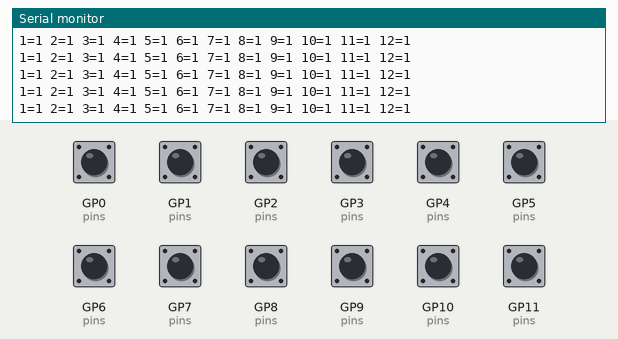
Bench run of a sketch on a simulated Raspberry Pi Pico. Parts: the last lines printed to the serial monitor. Inputs (shaded band) come from the test bench; at power-on: GP0 (pins), GP1 (pins), GP2 (pins), GP3 (pins), GP4 (pins), GP5 (pins), GP6 (pins), GP7 (pins), GP8 (pins), GP9 (pins), GP10 (pins), GP11 (pins) HIGH.

Above: at 1.2 s.
1.3 s: GP0 (pins) pulled LOW for 0.15 s
At 1.33 s:
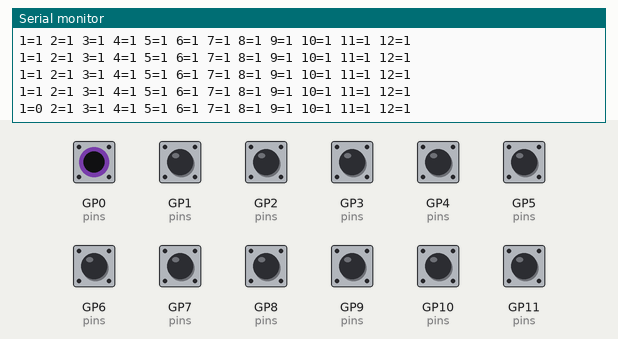
2.9 s: GP1 (pins) pulled LOW for 0.15 s
At 2.94 s:
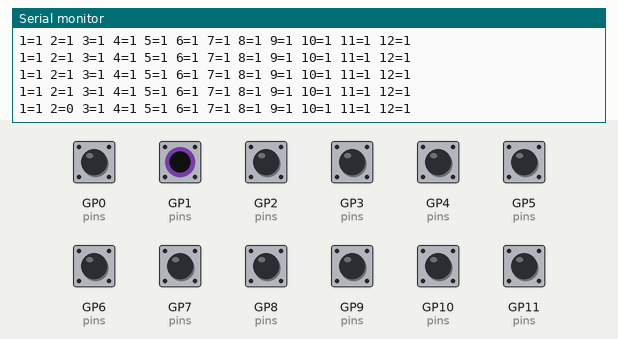
4.5 s: GP2 (pins) pulled LOW for 0.15 s
At 4.55 s:
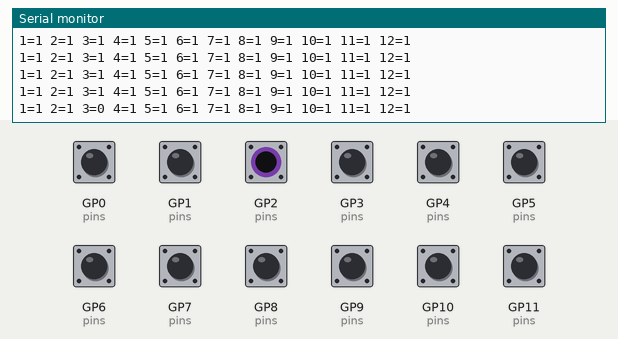
6.1 s: GP3 (pins) pulled LOW for 0.15 s
At 6.16 s:
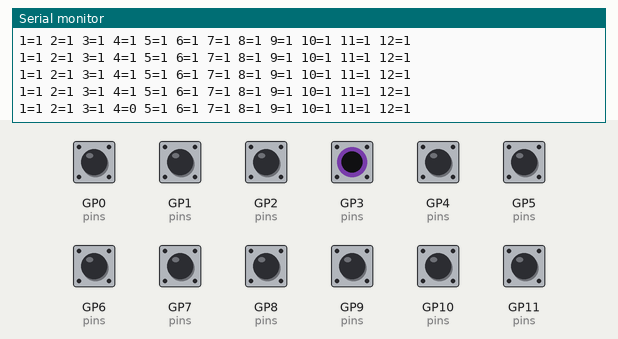
7.7 s: GP4 (pins) pulled LOW for 0.15 s
At 7.73 s:
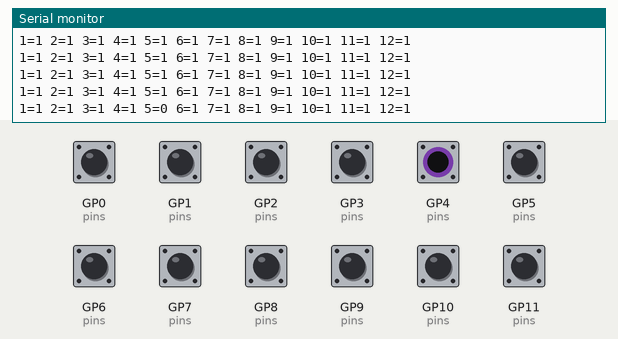
9.3 s: GP5 (pins) pulled LOW for 0.15 s
At 9.34 s:
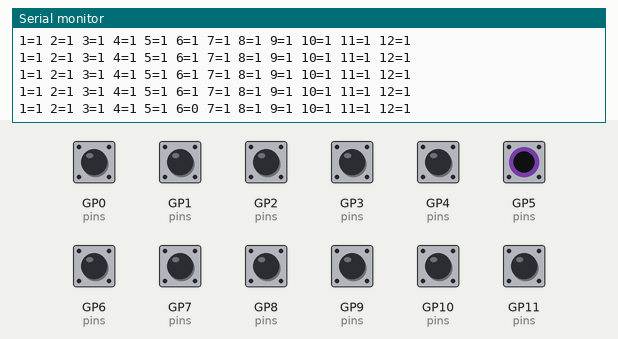

Measured:
- after the input at 1.3 s, the serial monitor: prints a new line at once (image 1)
- after the input at 2.9 s, the serial monitor: prints a new line at once (image 2)
- after the input at 4.5 s, the serial monitor: prints a new line at once (image 3)
- after the input at 6.1 s, the serial monitor: prints a new line after 0.05 s (image 4)
- after the input at 7.7 s, the serial monitor: prints a new line at once (image 5)
- after the input at 9.3 s, the serial monitor: prints a new line at once (image 6)

The sketch:

RP2040_SSAF.ino
```cpp
uint8_t pins[] = {0, 1, 2, 3, 4, 5, 6, 7, 8, 9, 10, 11};

#define PIN_COUNT (sizeof(pins) / sizeof(pins[0]))


void setup() {
  Serial.begin(115200);
  for (uint8_t i = 0; i < PIN_COUNT; i++) {
    pinMode(i, INPUT_PULLUP);
  }
  Serial.println("hello!");
}

void loop() {
  for (uint8_t i = 0; i < PIN_COUNT; i++) {
    Serial.printf("%d=%d ", i + 1, digitalRead(i));
  }
  Serial.println();
  delay(50);
}
```
